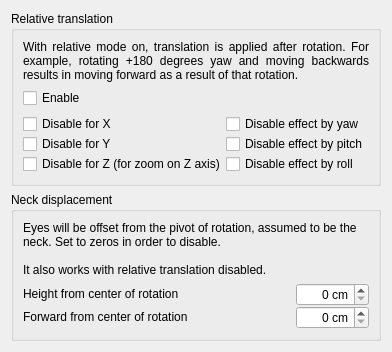
     <widget class="QWidget" name="tab_2">
      <attribute name="title">
       <string>Relative translation</string>
      </attribute>
      <layout class="QVBoxLayout" name="verticalLayout_14">
       <item>
        <widget class="QGroupBox" name="groupBox_">
         <property name="sizePolicy">
          <sizepolicy hsizetype="Preferred" vsizetype="Preferred">
           <horstretch>0</horstretch>
           <verstretch>0</verstretch>
          </sizepolicy>
         </property>
         <property name="styleSheet">
          <string notr="true"/>
         </property>
         <property name="title">
          <string>Relative translation</string>
         </property>
         <layout class="QVBoxLayout" name="verticalLayout_7">
          <item>
           <widget class="QLabel" name="label_16">
            <property name="sizePolicy">
             <sizepolicy hsizetype="Preferred" vsizetype="Maximum">
              <horstretch>0</horstretch>
              <verstretch>0</verstretch>
             </sizepolicy>
            </property>
            <property name="text">
             <string>With relative mode on, translation is applied after rotation. For example, rotating +180 degrees yaw and moving backwards results in moving forward as a result of that rotation.</string>
            </property>
            <property name="alignment">
             <set>Qt::AlignJustify|Qt::AlignVCenter</set>
            </property>
            <property name="wordWrap">
             <bool>true</bool>
            </property>
            <property name="margin">
             <number>2</number>
            </property>
           </widget>
          </item>
          <item>
           <widget class="QCheckBox" name="tcomp_enable">
            <property name="styleSheet">
             <string notr="true"/>
            </property>
            <property name="text">
             <string>Enable</string>
            </property>
           </widget>
          </item>
          <item>
           <widget class="QFrame" name="frame_2">
            <property name="sizePolicy">
             <sizepolicy hsizetype="Preferred" vsizetype="Maximum">
              <horstretch>0</horstretch>
              <verstretch>0</verstretch>
             </sizepolicy>
            </property>
            <property name="frameShape">
             <enum>QFrame::NoFrame</enum>
            </property>
            <property name="frameShadow">
             <enum>QFrame::Raised</enum>
            </property>
            <layout class="QGridLayout" name="gridLayout">
             <property name="leftMargin">
              <number>0</number>
             </property>
             <property name="topMargin">
              <number>0</number>
             </property>
             <property name="rightMargin">
              <number>0</number>
             </property>
             <property name="bottomMargin">
              <number>0</number>
             </property>
             <property name="spacing">
              <number>0</number>
             </property>
             <item row="2" column="0">
              <widget class="QCheckBox" name="tcomp_tx_disable">
               <property name="sizePolicy">
                <sizepolicy hsizetype="Minimum" vsizetype="Maximum">
                 <horstretch>3</horstretch>
                 <verstretch>0</verstretch>
                </sizepolicy>
               </property>
               <property name="styleSheet">
                <string notr="true"/>
               </property>
               <property name="text">
                <string>Disable for X</string>
               </property>
              </widget>
             </item>
             <item row="3" column="0">
              <widget class="QCheckBox" name="tcomp_ty_disable">
               <property name="sizePolicy">
                <sizepolicy hsizetype="Minimum" vsizetype="Maximum">
                 <horstretch>3</horstretch>
                 <verstretch>0</verstretch>
                </sizepolicy>
               </property>
               <property name="styleSheet">
                <string notr="true"/>
               </property>
               <property name="text">
                <string>Disable for Y</string>
               </property>
              </widget>
             </item>
             <item row="4" column="0">
              <widget class="QCheckBox" name="tcomp_tz_disable">
               <property name="sizePolicy">
                <sizepolicy hsizetype="Minimum" vsizetype="Maximum">
                 <horstretch>3</horstretch>
                 <verstretch>0</verstretch>
                </sizepolicy>
               </property>
               <property name="styleSheet">
                <string notr="true"/>
               </property>
               <property name="text">
                <string>Disable for Z (for zoom on Z axis)</string>
               </property>
              </widget>
             </item>
             <item row="2" column="1">
              <widget class="QCheckBox" name="tcomp_src_yaw_disable">
               <property name="sizePolicy">
                <sizepolicy hsizetype="Minimum" vsizetype="Maximum">
                 <horstretch>2</horstretch>
                 <verstretch>0</verstretch>
                </sizepolicy>
               </property>
               <property name="text">
                <string>Disable effect by yaw</string>
               </property>
              </widget>
             </item>
             <item row="3" column="1">
              <widget class="QCheckBox" name="tcomp_src_pitch_disable">
               <property name="sizePolicy">
                <sizepolicy hsizetype="Minimum" vsizetype="Maximum">
                 <horstretch>2</horstretch>
                 <verstretch>0</verstretch>
                </sizepolicy>
               </property>
               <property name="text">
                <string>Disable effect by pitch</string>
               </property>
              </widget>
             </item>
             <item row="4" column="1">
              <widget class="QCheckBox" name="tcomp_src_roll_disable">
               <property name="sizePolicy">
                <sizepolicy hsizetype="Minimum" vsizetype="Maximum">
                 <horstretch>2</horstretch>
                 <verstretch>0</verstretch>
                </sizepolicy>
               </property>
               <property name="text">
                <string>Disable effect by roll</string>
               </property>
              </widget>
             </item>
            </layout>
           </widget>
          </item>
         </layout>
        </widget>
       </item>
       <item>
        <widget class="QGroupBox" name="groupBox_12">
         <property name="title">
          <string>Neck displacement</string>
         </property>
         <layout class="QVBoxLayout" name="verticalLayout_13">
          <item>
           <widget class="QLabel" name="label_33">
            <property name="text">
             <string>Eyes will be offset from the pivot of rotation, assumed to be the neck. Set to zeros in order to disable.

It also works with relative translation disabled.</string>
            </property>
            <property name="wordWrap">
             <bool>true</bool>
            </property>
           </widget>
          </item>
          <item>
           <widget class="QFrame" name="frame_4">
            <property name="frameShape">
             <enum>QFrame::NoFrame</enum>
            </property>
            <layout class="QGridLayout" name="gridLayout_9">
             <property name="leftMargin">
              <number>0</number>
             </property>
             <property name="topMargin">
              <number>0</number>
             </property>
             <property name="rightMargin">
              <number>0</number>
             </property>
             <property name="bottomMargin">
              <number>0</number>
             </property>
             <property name="spacing">
              <number>0</number>
             </property>
             <item row="0" column="0">
              <widget class="QLabel" name="label_31">
               <property name="sizePolicy">
                <sizepolicy hsizetype="Preferred" vsizetype="Maximum">
                 <horstretch>15</horstretch>
                 <verstretch>0</verstretch>
                </sizepolicy>
               </property>
               <property name="text">
                <string>Height from center of rotation</string>
               </property>
              </widget>
             </item>
             <item row="0" column="1">
              <widget class="QSpinBox" name="neck_y">
               <property name="sizePolicy">
                <sizepolicy hsizetype="Preferred" vsizetype="Maximum">
                 <horstretch>4</horstretch>
                 <verstretch>0</verstretch>
                </sizepolicy>
               </property>
               <property name="alignment">
                <set>Qt::AlignRight|Qt::AlignTrailing|Qt::AlignVCenter</set>
               </property>
               <property name="suffix">
                <string> cm</string>
               </property>
               <property name="maximum">
                <number>50</number>
               </property>
              </widget>
             </item>
             <item row="1" column="0">
              <widget class="QLabel" name="label_32">
               <property name="sizePolicy">
                <sizepolicy hsizetype="Preferred" vsizetype="Maximum">
                 <horstretch>15</horstretch>
                 <verstretch>0</verstretch>
                </sizepolicy>
               </property>
               <property name="text">
                <string>Forward from center of rotation</string>
               </property>
              </widget>
             </item>
             <item row="1" column="1">
              <widget class="QSpinBox" name="neck_z">
               <property name="sizePolicy">
                <sizepolicy hsizetype="Preferred" vsizetype="Maximum">
                 <horstretch>4</horstretch>
                 <verstretch>0</verstretch>
                </sizepolicy>
               </property>
               <property name="alignment">
                <set>Qt::AlignRight|Qt::AlignTrailing|Qt::AlignVCenter</set>
               </property>
               <property name="suffix">
                <string> cm</string>
               </property>
               <property name="maximum">
                <number>50</number>
               </property>
              </widget>
             </item>
            </layout>
           </widget>
          </item>
         </layout>
        </widget>
       </item>
       <item>
        <spacer name="verticalSpacer_4">
         <property name="orientation">
          <enum>Qt::Vertical</enum>
         </property>
         <property name="sizeHint" stdset="0">
          <size>
           <width>20</width>
           <height>0</height>
          </size>
         </property>
        </spacer>
       </item>
      </layout>
     </widget>
